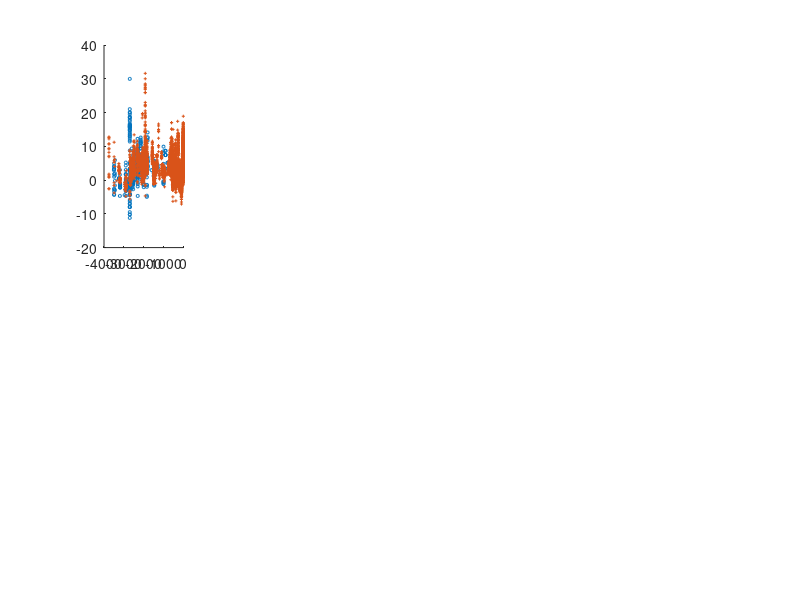

Here is the MATLAB script that generated this plot: (Note: this script raises an error after producing the figure.)
figure
load('15N.mat')
d15Ntime = -1 * data(:,1);
d15Norg = data(:,2);
d15Nbulk = data(:,3);

subplot(2, 5, 1); % 创建 4 行 1 列的子图，第一行
hold on; % 保持图像
scatter(d15Ntime, d15Norg,5,'o')
hold on
scatter(d15Ntime, d15Nbulk,5,'+')
hold on

plot(state.time/10e5, state.NO3_15N_P, 'r', 'DisplayName', 'P');

hold off;

xlabel('Time');
ylabel('δ^{15}NO3 (‰)');
title('Proximal');
legend('org','bulk')
grid on;

% 绘制 D 图

subplot(2, 5, 2); % 第二行
hold on; % 保持图像
plot(state.time/10e5, state.NO3_15N_D, 'r', 'DisplayName', 'P');

hold off;

xlabel('Time');
ylabel('δ^{15}NO3 (‰)');
title('Distal');
grid on;
%%%%%%%%%%%%%%
subplot(2, 5, 3); % 第二行
hold on; % 保持图像
plot(state.time/10e5, state.NO3_15N_S, 'r', 'DisplayName', 'P');

hold off;

xlabel('Time');
ylabel('δ^{15}NO3 (‰)');
title('surface');
grid on;
%%%%%%%%%%%%%%%%%%%%%%%%%
subplot(2, 5, 4); % 第二行
hold on; % 保持图像
plot(state.time/10e5, state.NO3_15N_DP, 'r', 'DisplayName', 'P');

hold off;

xlabel('Time');
ylabel('δ^{15}NO3 (‰)');
title('Deep ocean');
grid on;
%%%%%%%%%%%%%%%%%%%%%%%%%
subplot(2, 5, 5); % 第二行
hold on; % 保持图像
plot(state.time/10e5, state.NH4_15N_P, 'r', 'DisplayName', 'P');

hold off;

xlabel('Time');
ylabel('δ^{15}NH4 (‰)');
title('Proximal');
grid on;
%%%%%%%%%%%%%%%%%%%%%%%%%
subplot(2, 5, 6); % 第二行
hold on; % 保持图像
plot(state.time/10e5, state.NH4_15N_D, 'r', 'DisplayName', 'P');

hold off;

xlabel('Time');
ylabel('δ^{15}NH4 (‰)');
title('Distal');
grid on;
%%%%%%%%%%%%%%%%%%%%%%%%%
subplot(2, 5, 7); % 第二行
hold on; % 保持图像
plot(state.time/10e5, state.NH4_15N_S, 'r', 'DisplayName', 'P');

hold off;

xlabel('Time');
ylabel('δ^{15}NH4 (‰)');
title('surface');
grid on;
%%%%%%%%%%%%%%%%%%%%%%%%%
subplot(2, 5, 8); % 第二行
hold on; % 保持图像
plot(state.time/10e5, state.NH4_15N_DP, 'r', 'DisplayName', 'P');

hold off;

xlabel('Time');
ylabel('δ^{15}NH4 (‰)');
title('Deep ocean');
grid on;
%%%%%%%%%%%%%%%%%%%%%%%%%
subplot(2, 5, 9); % 第二行
hold on; % 保持图像
plot(state.time/10e5, state.N_total, 'r', 'DisplayName', 'P');

hold off;

xlabel('Time');
ylabel('N_total');

grid on;
%%%%%%%%%%%%%%%%%%%%%%%%%
subplot(2, 5, 10); % 第二行
hold on; % 保持图像
plot(state.time/10e5, state.N_15N, 'r', 'DisplayName', 'P');

hold off;

xlabel('Time');
ylabel('δ^{15}N (‰)');

grid on;
